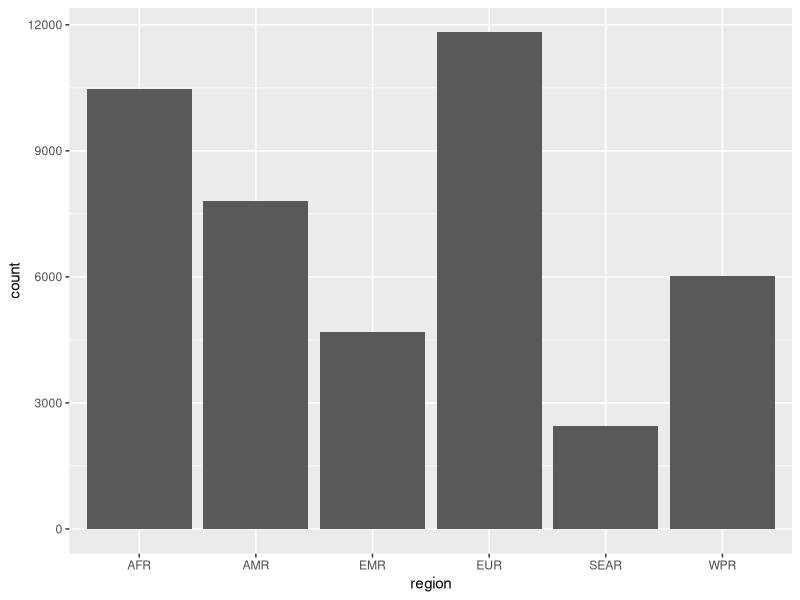
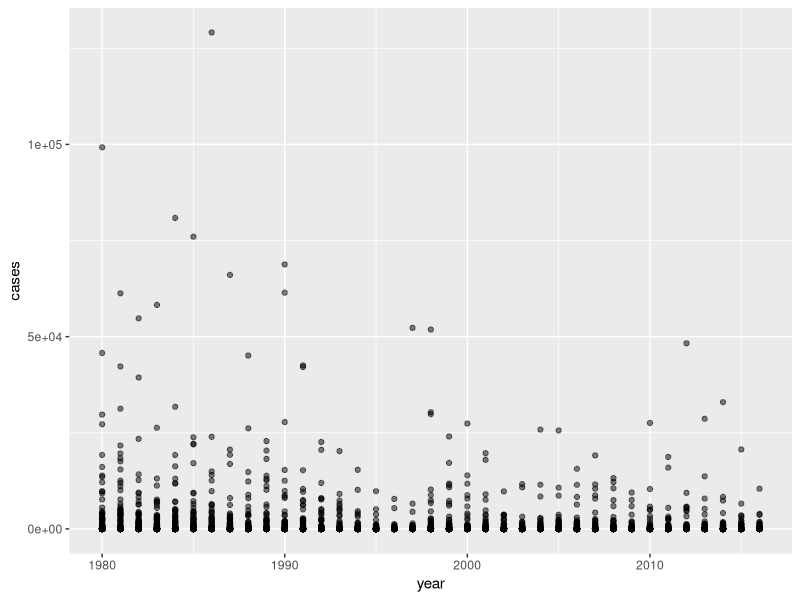
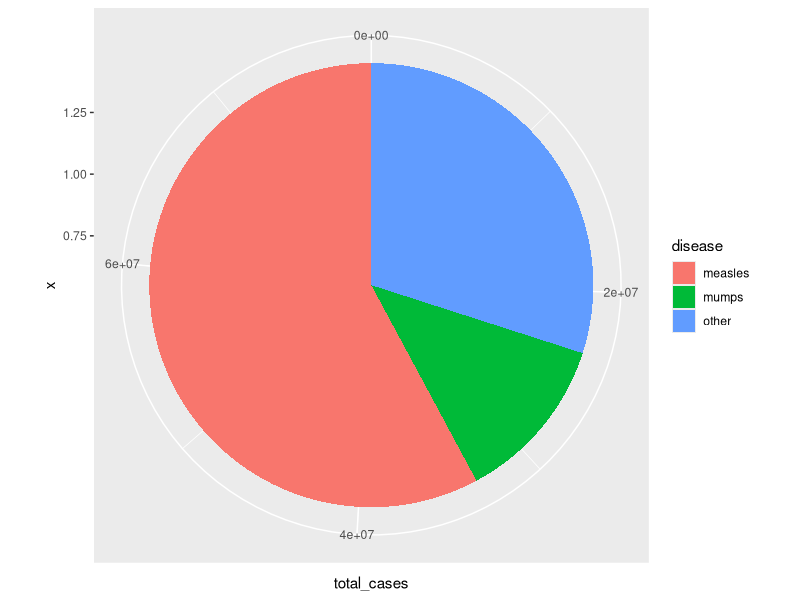
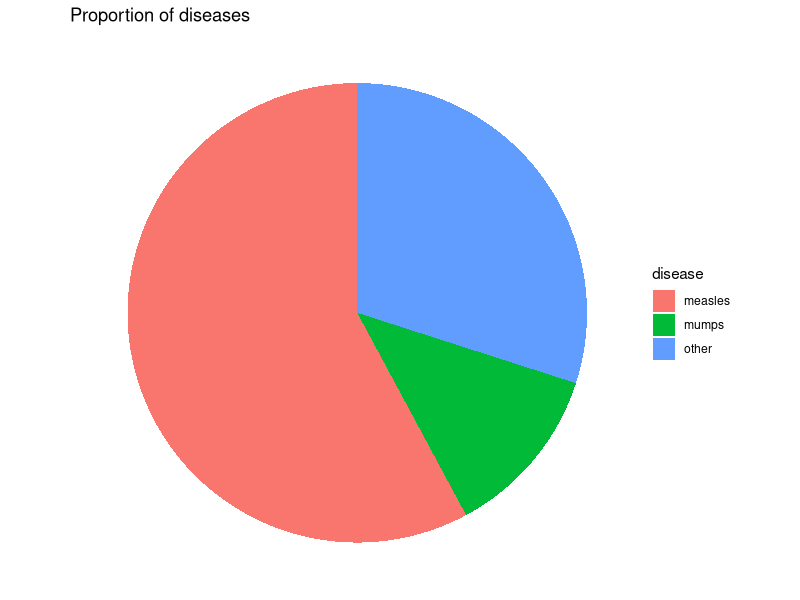

The R source for these figures, in order: (Note: this script raises an error after producing the figures.)
library(tidyverse)
who_disease <- read_csv('./data/who_disease.csv')
who_disease %>% head()

# print dataframe to inspect
who_disease

# set x aesthetic to region column
ggplot(who_disease, aes(region)) +
  geom_bar()

# filter data to AMR region. 
amr_region <- who_disease %>%
  filter(region == 'AMR')

# map x to year and y to cases. 
ggplot(amr_region, aes(x = year, y = cases)) + 
  # lower alpha to 0.5 to see overlap.   
  geom_point(alpha = .5)


# Wrangle data into form we want. 
disease_counts <- who_disease %>%
  mutate(disease = ifelse(disease %in% c('measles', 'mumps'), disease, 'other')) %>%
  group_by(disease) %>%
  summarise(total_cases = sum(cases))

ggplot(disease_counts, aes(x = 1, y = total_cases, fill = disease)) +
  # Use a column geometry.
  geom_col() + 
  # Change coordinate system to polar and set theta to 'y'.
  coord_polar(theta = 'y')



ggplot(disease_counts, aes(x = 1, y = total_cases, fill = disease)) +
  # Use a column geometry.
  geom_col() +
  # Change coordinate system to polar.
  coord_polar(theta = "y") +
  # Clean up the background with theme_void and give it a proper title with ggtitle.
  theme_void() +
  ggtitle('Proportion of diseases')



disease_counts <- who_disease %>%
  group_by(disease) %>%
  summarise(total_cases = sum(cases)) %>% 
  mutate(percent = round(total_cases/sum(total_cases)*100))

# Create an array of rounded percentages for diseases.
case_counts <- disease_counts$percent

# Name the percentage array with disease_counts$disease
names(case_counts) <- disease_counts$disease

# install.packages('waffle')
# library(waffle)
# Pass case_counts vector to the waffle function to plot
waffle(case_counts)


## When use bars ----

disease_counts <- who_disease %>%
  mutate(disease = ifelse(disease %in% c('measles', 'mumps'), disease, 'other')) %>%
  group_by(disease, year) %>% # note the addition of year to the grouping.
  summarise(total_cases = sum(cases))

# add the mapping of year to the x axis. 
ggplot(disease_counts, aes(x = year, y = total_cases, fill = disease)) +
  # Change the position argument to make bars full height
  geom_col(position = 'fill')


disease_counts <- who_disease %>%
  mutate(
    disease = ifelse(disease %in% c('measles', 'mumps'), disease, 'other') %>% 
      factor(levels = c('measles', 'other', 'mumps')) # change factor levels to desired ordering
  ) %>%
  group_by(disease, year) %>%
  summarise(total_cases = sum(cases)) 

# plot
ggplot(disease_counts, aes(x = year, y = total_cases, fill = disease)) +
  geom_col(position = 'fill')


disease_counts <- who_disease %>%
  # Filter to on or later than 1999
  filter(year >= 1999) %>% 
  mutate(disease = ifelse(disease %in% c('measles', 'mumps'), disease, 'other')) %>%
  group_by(disease, region) %>%    # Add region column to grouping
  summarise(total_cases = sum(cases))

# Set aesthetics so disease is the stacking variable, region is the x-axis and counts are the y
ggplot(disease_counts, aes(x = region, y = total_cases, fill = disease)) +
  # Add a column geometry with the proper position value.
  geom_col(position = 'fill')



